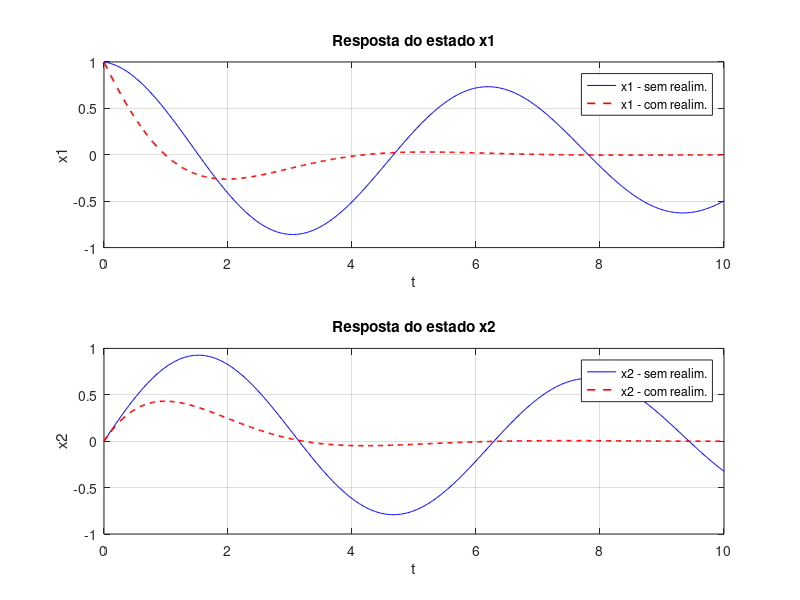

MATLAB code to generate this figure:
% definição do modelo (massa-mola-amortecedor)
A = [-0.1 -1;
    1 0];
B = [1;0];

damp(A)
Q = [1 0; 0 1];
R = 1;

K = lqr(A,B,Q,R)
% Define the closed-loop system
Ac = A - B * K;
damp(Ac)
% 
x0 = [1; 0];        % condição inicial

tspan = linspace(0,10,501);

% --- Sem realimentação (malha aberta) ---
dx = @(t,x) A*x;                          % sem entrada
[ta, xa] = ode45(dx, tspan, x0);

% --- Com realimentação de estados (u = -K*x) ---
                               % exemplo de ganho de realimentação
Acl = A - B*K;
dx_cl = @(t,x) Acl*x;
[tc, xc] = ode45(dx_cl, tspan, x0);

% --- Plots ---
figure;
subplot(2,1,1);
plot(ta, xa(:,1), 'b', tc, xc(:,1), 'r--', 'LineWidth',1.2);
legend('x1 - sem realim.','x1 - com realim.','Location','best');
xlabel('t'); ylabel('x1'); grid on;
title('Resposta do estado x1');

subplot(2,1,2);
plot(ta, xa(:,2), 'b', tc, xc(:,2), 'r--', 'LineWidth',1.2);
legend('x2 - sem realim.','x2 - com realim.','Location','best');
xlabel('t'); ylabel('x2'); grid on;
title('Resposta do estado x2');
